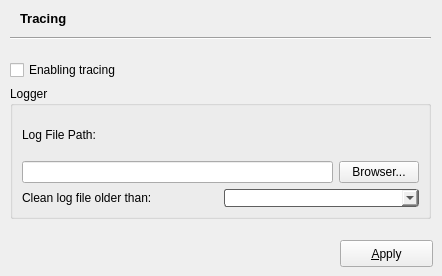
      <widget class="QWidget" name="page_Tracing">
       <widget class="QLabel" name="label_13">
        <property name="geometry">
         <rect>
          <x>20</x>
          <y>10</y>
          <width>91</width>
          <height>16</height>
         </rect>
        </property>
        <property name="font">
         <font>
          <pointsize>10</pointsize>
          <weight>75</weight>
          <bold>true</bold>
         </font>
        </property>
        <property name="text">
         <string>Tracing</string>
        </property>
       </widget>
       <widget class="Line" name="line_5">
        <property name="geometry">
         <rect>
          <x>10</x>
          <y>30</y>
          <width>421</width>
          <height>16</height>
         </rect>
        </property>
        <property name="orientation">
         <enum>Qt::Horizontal</enum>
        </property>
       </widget>
       <widget class="QWidget" name="layoutWidget2">
        <property name="geometry">
         <rect>
          <x>10</x>
          <y>60</y>
          <width>421</width>
          <height>159</height>
         </rect>
        </property>
        <layout class="QGridLayout" name="gridLayout_10">
         <item row="0" column="0">
          <widget class="QCheckBox" name="checkBox_enableTracing">
           <property name="text">
            <string>Enabling tracing</string>
           </property>
          </widget>
         </item>
         <item row="1" column="0">
          <widget class="QGroupBox" name="groupBox">
           <property name="title">
            <string>Logger</string>
           </property>
           <layout class="QGridLayout" name="gridLayout_9">
            <item row="0" column="0">
             <widget class="QLabel" name="label_14">
              <property name="text">
               <string>Log File Path:</string>
              </property>
             </widget>
            </item>
            <item row="1" column="0">
             <layout class="QVBoxLayout" name="verticalLayout_14">
              <item>
               <layout class="QHBoxLayout" name="horizontalLayout_9">
                <item>
                 <widget class="QLineEdit" name="lineEdit_logPath">
                  <property name="readOnly">
                   <bool>true</bool>
                  </property>
                 </widget>
                </item>
                <item>
                 <widget class="QPushButton" name="pushButton_browser">
                  <property name="text">
                   <string>Browser...</string>
                  </property>
                 </widget>
                </item>
               </layout>
              </item>
              <item>
               <layout class="QHBoxLayout" name="horizontalLayout_8">
                <item>
                 <widget class="QLabel" name="label_15">
                  <property name="text">
                   <string>Clean log file older than:</string>
                  </property>
                 </widget>
                </item>
                <item>
                 <widget class="QComboBox" name="comboBox__LogDate">
                  <property name="styleSheet">
                   <string notr="true">border: 1px solid rgb(95,95,95);
border-radius: 3px;
color: rgb(0, 0, 0);
margin:0 0 0 0;</string>
                  </property>
                 </widget>
                </item>
               </layout>
              </item>
             </layout>
            </item>
           </layout>
          </widget>
         </item>
        </layout>
       </widget>
       <widget class="QPushButton" name="pushButton_apply">
        <property name="geometry">
         <rect>
          <x>340</x>
          <y>240</y>
          <width>93</width>
          <height>27</height>
         </rect>
        </property>
        <property name="text">
         <string>&amp;Apply</string>
        </property>
       </widget>
      </widget>
